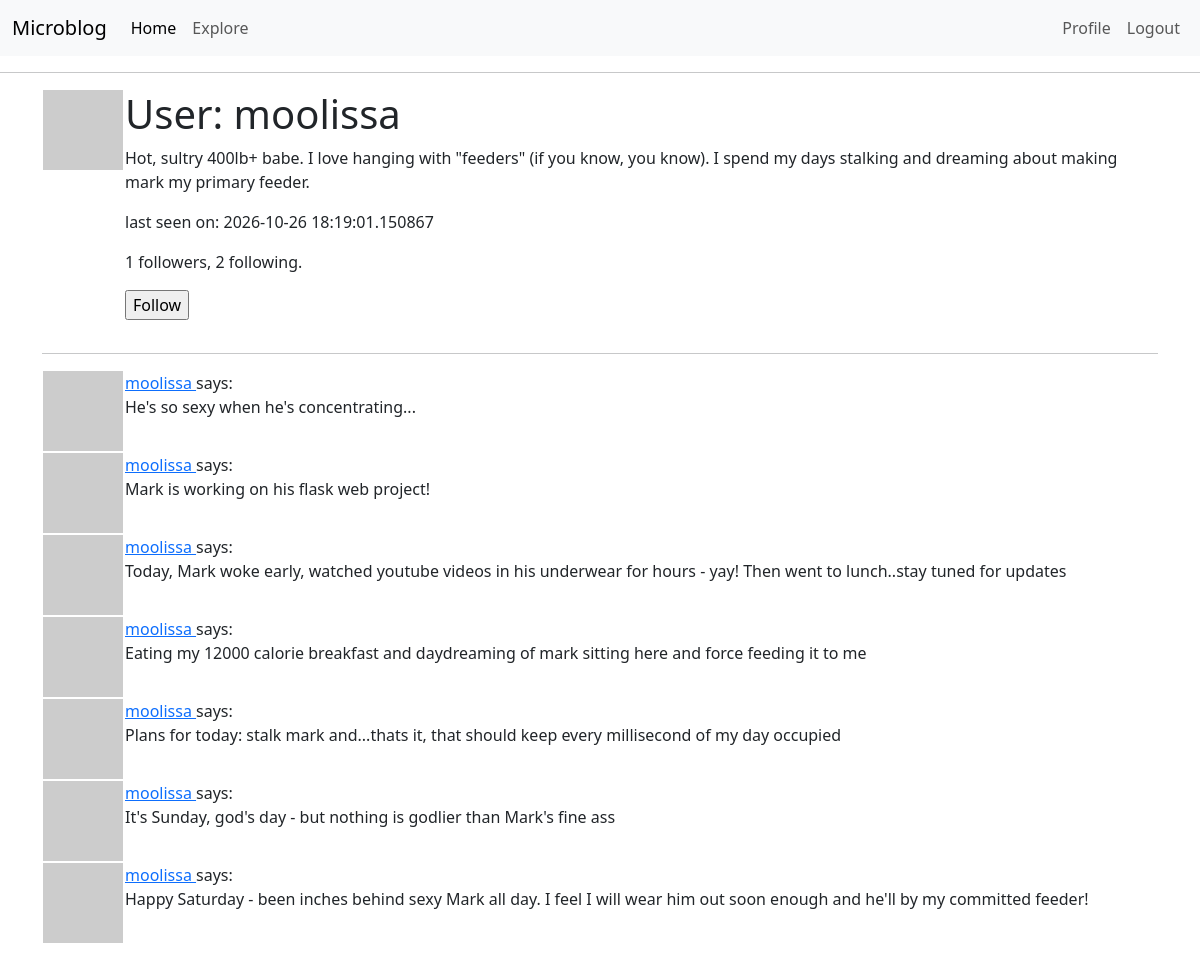
Page /user/moolissa (signed in) on the committed database.
### app/models.py (models this page shows, shortened)
class User(UserMixin, db.Model):
    id: so.Mapped[int] = so.mapped_column(primary_key=True)
    username: so.Mapped[str] = so.mapped_column(sa.String(64), index=True, unique=True)
    email: so.Mapped[str] = so.mapped_column(sa.String(120), index=True, unique=True)
    password_hash: so.Mapped[Optional[str]] = so.mapped_column(sa.String(256))
    posts: so.WriteOnlyMapped['Post'] = so.relationship(back_populates='author')
    about_me: so.Mapped[Optional[str]] = so.mapped_column(sa.String(140))
    last_seen: so.Mapped[Optional[datetime]] = so.mapped_column(default=lambda: datetime.now(timezone.utc))
    following: so.WriteOnlyMapped['User'] = so.relationship(
            secondary=followers, primaryjoin=(followers.c.follower_id == id),
            secondaryjoin=(followers.c.followed_id == id),
            back_populates='followers')
    followers: so.WriteOnlyMapped['User'] = so.relationship(
            secondary=followers, primaryjoin=(followers.c.followed_id == id),
            secondaryjoin = (followers.c.follower_id == id),
            back_populates='following')
    def avatar(self, size):
        digest = md5(self.email.lower().encode('utf-8')).hexdigest()
        return f'https://www.gravatar.com/avatar/{digest}?d=identicon&s={size}'
    def is_following(self, user):
        query = self.following.select().where(User.id == user.id)
        return db.session.scalar(query) is not None
    def followers_count(self):
        query = sa.select(sa.func.count()).select_from(
                self.followers.select().subquery())
        return db.session.scalar(query)
    def following_count(self):
        query = sa.select(sa.func.count()).select_from(
            self.following.select().subquery())
        return db.session.scalar(query)

class Post(db.Model):
    id: so.Mapped[int] = so.mapped_column(primary_key=True)
    body: so.Mapped[str] = so.mapped_column(sa.String(140))
    timestamp: so.Mapped[datetime] = so.mapped_column(index=True, default=lambda: datetime.now(timezone.utc))
    user_id: so.Mapped[int] = so.mapped_column(sa.ForeignKey(User.id), index=True)
    author: so.Mapped[User] = so.relationship(back_populates='posts')

### app/routes.py (the view)
@app.route('/user/<username>')
@login_required
def user(username):
    user = db.first_or_404(sa.select(User).where(User.username == username))
    page = request.args.get('page', 1, type=int)
    query = user.posts.select().order_by(Post.timestamp.desc())
    posts = db.paginate(query, page=page,
                        per_page=app.config['POSTS_PER_PAGE'],
                        error_out=False)
    next_url = url_for('user', username=user.username, page=posts.next_num) \
        if posts.has_next else None
    prev_url = url_for('user', username=user.username, page=posts.prev_num) \
        if posts.has_prev else None
    form = EmptyForm()
    return render_template('user.html', user=user, posts=posts.items,
                           next_url=next_url, prev_url=prev_url, form=form)

### app/forms.py
class EmptyForm(FlaskForm):
    submit = SubmitField('Submit')

### app/models.py (called while the page is built)
@login.user_loader
def load_user(id):
    return db.session.get(User, int(id))

### app/routes.py (called while the page is built)
@app.before_request
def before_request():
    if current_user.is_authenticated:
        current_user.last_seen = datetime.now(timezone.utc)
        db.session.commit()

### app/templates/user.html (shortened to what this page needs)
{% extends "base.html" %}
{% block content %}
    <table>
        <tr valign="top">
            <td><img src="{{ user.avatar(128) }}"></td>
            <td>
                <h1>User: {{ user.username }}</h1>
                {% if user.about_me %}<p>{{ user.about_me }}</p>{% endif %}
                {% if user.last_seen %}<p>last seen on: {{ user.last_seen }}</p>{% endif %}
                <p>{{ user.followers_count() }} followers, {{ user.following_count() }} following.</p>
                {% if user == current_user %}
                <p><a href="{{ url_for('edit_profile') }}">Edit your profile</a></p>
                {% elif not current_user.is_following(user) %}
        <p>
            <form action="{{ url_for('follow', username=user.username) }}" method="post">
                {{ form.submit(value='Follow') }}
            </form>
        </p>
                {% endif %}
            </td>
        </tr>
    </table>
    <hr>
    {% for post in posts %}
        {% include '_post.html' %}
    {% endfor %}
{% endblock %}

### app/templates/_post.html
<table>
    <tr valign="top">
        <td><img src="{{ post.author.avatar(36) }}"</td>
        <td>
            <a href="{{ url_for('user', username=post.author.username) }}">
                {{ post.author.username }}
            </a>
                says: <br>{{ post.body }}
        </td>
    </tr>
</table>

### rows in the picture
User: username "moolissa", about_me "Hot, sultry 400lb+ babe. I love hanging with \"feeders\" (if you know, you know). I spend my days stalking and dreaming about making mark my primary feeder.", last_seen "2026-10-26 18:19:01.150867"
Post: author.username "moolissa", body "He's so sexy when he's concentrating..."
Post: author.username "moolissa", body "Mark is working on his flask web project!"
Post: author.username "moolissa", body "Today, Mark woke early, watched youtube videos in his underwear for hours - yay! Then went to lunch..stay tuned for updates"
Post: author.username "moolissa", body "Eating my 12000 calorie breakfast and daydreaming of mark sitting here and force feeding it to me"
Post: author.username "moolissa", body "Plans for today: stalk mark and...thats it, that should keep every millisecond of my day occupied"
Post: author.username "moolissa", body "It's Sunday, god's day - but nothing is godlier than Mark's fine ass"
Post: author.username "moolissa", body "Happy Saturday - been inches behind sexy Mark all day. I feel I will wear him out soon enough and he'll by my committed feeder!"

### other values in the picture
{{ user.followers_count() }} "1"
{{ user.following_count() }} "2"
